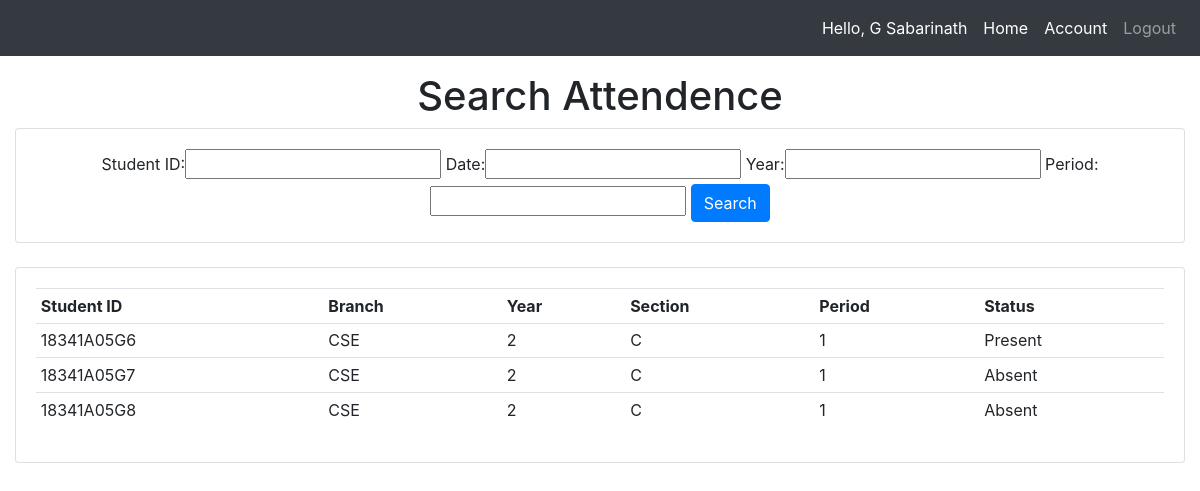
The app's page /searchattendence/ (signed in) with its own data.
### attendence_sys/models.py (models this page shows, shortened)
class Faculty(models.Model):
    user = models.OneToOneField(User, null = True, blank = True, on_delete= models.CASCADE)
    firstname = models.CharField(max_length=200, null=True, blank=True)
    lastname = models.CharField(max_length=200, null=True, blank=True)
    phone = models.CharField(max_length=200, null=True)
    email = models.CharField(max_length=200, null=True)
    profile_pic = models.ImageField(upload_to=user_directory_path ,null=True, blank=True)
    def __str__(self):
        return str(self.firstname + " " + self.lastname)

class Attendence(models.Model):
    Faculty_Name = models.CharField(max_length=200, null=True, blank=True)
    Student_ID = models.CharField(max_length=200, null=True, blank=True)
    date = models.DateField(auto_now_add = True, null = True)
    time = models.TimeField(auto_now_add=True, null = True)
    branch = models.CharField(max_length=200, null = True)
    year = models.CharField(max_length=200, null = True)
    section = models.CharField(max_length=200, null = True)
    period = models.CharField(max_length=200, null = True)
    status = models.CharField(max_length=200, null = True, default='Absent')

### attendence_sys/views.py (the view)
# urls.py: path('searchattendence/', views.searchAttendence, name='searchattendence'),
def searchAttendence(request):
    attendences = Attendence.objects.all()
    myFilter = AttendenceFilter(request.GET, queryset=attendences)
    attendences = myFilter.qs
    context = {'myFilter':myFilter, 'attendences': attendences, 'ta':False}
    return render(request, 'attendence_sys/attendence.html', context)

### attendence_sys/templates/attendence_sys/attendence.html (shortened to what this page needs)
{% extends 'attendence_sys/main.html' %}
{% block content %}
{% if ta == False %}
<center><h1>Search Attendence</h1></center>
<div class="row">
	<div class="col">
		<div class="card card-body">
			<center>
				<form method="get">
					{{myFilter.form}}
		    		<button class="btn btn-primary" type="submit">Search</button>
				</form>
			</center>
		</div>
	</div>
</div>
<br>
<div class="row">
	<div class="col-sm-12">
		<div class="card card-body">
			<table class="table table-sm">
				<tr>
					<th>Student ID</th>
					<th>Branch</th>
					<th>Year</th>
					<th>Section</th>
					<th>Period</th>
					<th>Status</th>
				</tr>
				{% for attendence in attendences %}
				<tr>
                    <td>{{ attendence.Student_ID }}</td>
					<td>{{ attendence.branch }}</td>
					<td>{{ attendence.year }}</td>
					<td>{{ attendence.section }}</td>
					<td>{{ attendence.period }}</td>
					<td>{{ attendence.status }}</td>
				</tr>
				{% endfor %}
			</table>
		</div>
	</div>
</div>
{% endif %}
{% endblock %}

### attendence_sys/templates/attendence_sys/navbar.html (shortened to what this page needs)
{% load static %}
<nav class="navbar navbar-expand-lg navbar-dark fixed-top bg-dark">
  <div class="collapse navbar-collapse" id="navbarNav">
    <ul class="navbar-nav ml-auto">
      <li class="nav-item active">
        <span class="nav-link">Hello, {{ request.user.faculty }}</span>
      </li>
      <li class="nav-item active">
        <a href="{% url 'home' %}" class="nav-link">Home</a>
      </li>
      <li class="nav-item active">
        <a class="nav-link" href="{% url 'account' %}">Account</a>
      </li>
      <li class="nav-item">
        <a class="nav-link" href="{% url 'logout' %}">Logout</a>
      </li>
    </ul>
  </div>
</nav>

### records on screen
Attendence: Student_ID "18341A05G6", branch "CSE", year "2", section "C", period "1", status "Present"
Attendence: Student_ID "18341A05G7", branch "CSE", year "2", section "C", period "1", status "Absent"
Attendence: Student_ID "18341A05G8", branch "CSE", year "2", section "C", period "1", status "Absent"

### other values on screen
{{ request.user.faculty }} "G Sabarinath"
